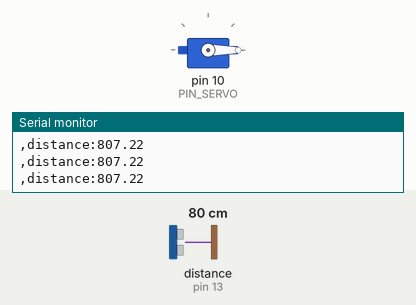
The sketch below on a simulated Arduino Uno, built with avr-gcc and run on an emulated ATmega328P. On the bench: servo, the last lines printed to the serial monitor. Wiring (inferred from the names in the program): ultrasonic range finder: trigger pin 12; echo pin 13. The inputs (shaded band) are chosen by the test bench; at power-on: distance to the obstacle (sensor on pin 13) 80 cm. The echo pulse lasts 58.3 µs per cm.

Above: at 1.2 s.
1.3 s: distance to the obstacle (sensor on pin 13) set to 12 cm
4.3 s: distance to the obstacle (sensor on pin 13) set to 9 cm
At 5.63 s:
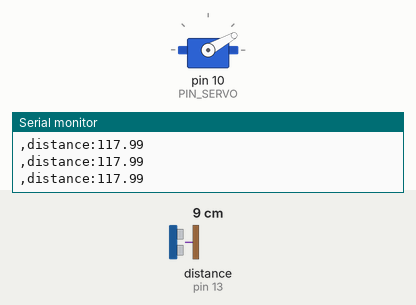
At 8.3 s:
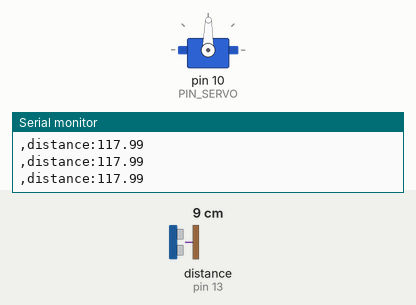
Timing chart, 0 to 13.3 s (numbered marks = the images above; inputs shaded):
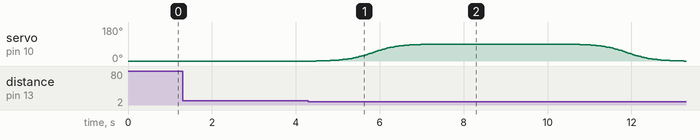

The sketch:

10C16.ino
```cpp
#include <Servo.h>
#include <math.h>

// Arduino pin assignment
#define PIN_SERVO 10
#define PIN_TRIG 12
#define PIN_ECHO 13

// configurable parameters
#define SND_VEL 346.0     // sound velocity at 24 celsius degree (unit: m/sec)
#define INTERVAL 25       // sampling interval (unit: msec)
#define PULSE_DURATION 10 // ultra-sound Pulse Duration (unit: usec)

#define TIMEOUT ((INTERVAL / 2) * 1000.0) // maximum echo waiting time (unit: usec)
#define SCALE (0.001 * 0.5 * SND_VEL)     // coefficent to convert duration to distance

Servo myServo;
unsigned long MOVING_TIME = 3000; // moving time is 3 seconds
int startAngle = 0; // 0°
int stopAngle  = 90; // 90°
int steps = 100;

void setup() {
  pinMode(PIN_TRIG, OUTPUT);  // sonar TRIGGER
  pinMode(PIN_ECHO, INPUT);   // sonar ECHO
  digitalWrite(PIN_TRIG, LOW);  // turn-off Sonar

  myServo.attach(PIN_SERVO);
  myServo.write(startAngle); // Set position

  // initialize serial port
  Serial.begin(57600);
}

void loop() {

  float distance = USS_measure(PIN_TRIG, PIN_ECHO); // read distance

  if (50<distance && distance<100)   // 거리가 5cm~10cm 사이가 되면 차단기가 열림. 그후 몇초뒤 닫힘.
  {
    sigmoid();
  }

  Serial.print(",distance:");  Serial.print(distance);
  Serial.println("");
}

void sigmoid()
{
    for (int i=0; i<=steps; i++)
    {
      float sigmoidInput = mapfloat(i, 0, steps, -5.0, 5.0);
      float sigmoid_progress = 1.0 / (1.0 + exp(-sigmoidInput))*90.0;
      myServo.write(sigmoid_progress);
      delay(30);
    }

    delay(3000);

    for (int i=0; i<=steps; i++)
    {
      float sigmoidInput = mapfloat(i, 0, steps, 5.0, -5.0);
      float sigmoid_progress = 1.0 / (1.0 + exp(-sigmoidInput))*90.0;
      myServo.write(sigmoid_progress);
      delay(30);
    }
}

void smootherstep()
{
    for (int i=0; i<=steps; i++)
    {
      float smootherstepInput = mapfloat(i, 0, steps, 0.0, 1.0);
      float smootherstep_progress = smootherstepInput*smootherstepInput*smootherstepInput*(6.0*smootherstepInput*smootherstepInput-15.0*smootherstepInput+10)*90;
      myServo.write(smootherstep_progress);
      delay(30);
    }

    delay(3000);

    for (int i=0; i<=steps; i++)
    {
      float smootherstepInput = mapfloat(i, 0, steps, 1.0, 0.0);
      float smootherstep_progress = smootherstepInput*smootherstepInput*(3.0-2.0*smootherstepInput)*90;
      myServo.write(smootherstep_progress);
      delay(30);
    }
}

// get a distance reading from USS. return value is in millimeter.
float USS_measure(int TRIG, int ECHO)
{
  digitalWrite(TRIG, HIGH);
  delayMicroseconds(PULSE_DURATION);
  digitalWrite(TRIG, LOW);

  return pulseIn(ECHO, HIGH, TIMEOUT) * SCALE; // unit: mm
}

float mapfloat(float x, float in_min, float in_max, float out_min, float out_max)

{
  return (x - in_min) * (out_max - out_min) / (in_max - in_min) + out_min;

}
```

Measured:
- the behaviour switches between 11 and 10 cm on distance to the obstacle (sensor on pin 13) (found by bisection; images 0 and 1)
- after the input at 4.3 s, servo on pin 10 (PIN_SERVO): rises from 0° to 89° in 2.7 s, then falls to 0° in 6.1 s
